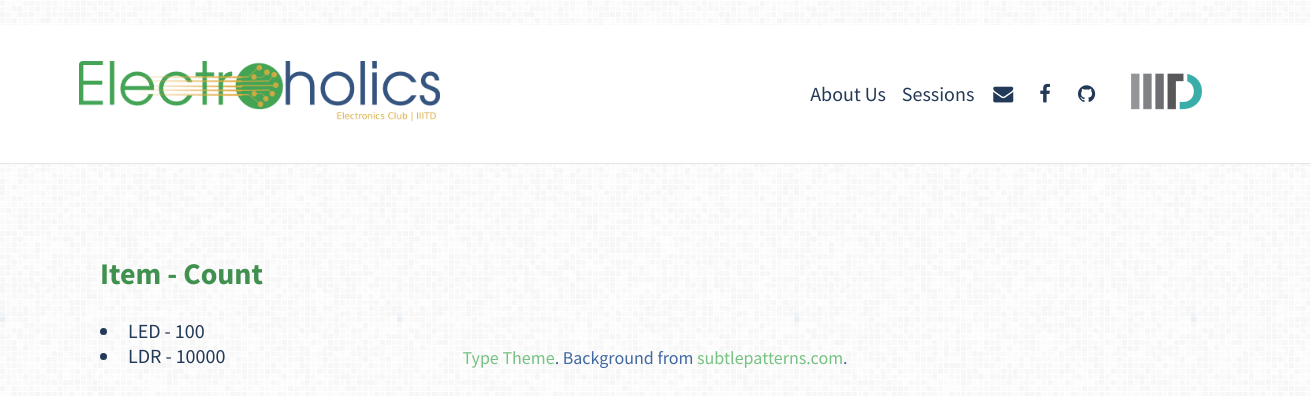
Page /inventory on the committed database.
### inventory/models.py (models this page shows, shortened)
class Entry(models.Model):
    item = models.TextField()
    count = models.IntegerField()

### inventory/views.py (the view)
# urls.py: path('' , TableView.as_view() , name="table"),
class TableView(ListView):
    template_name = 'table.html'
    def get_queryset(self):
        return Entry.objects.all()

### templates/table.html (shortened to what this page needs)
{% extends 'base.html' %}
{% block content %}
<!DOCTYPE html>
<html lang="en" dir="ltr">
<head>
</head>
<body>
  <div id = "table">
    <h2>Item   - Count</h2>
    {% for obj in object_list %}
    <li>{{ obj.item  }}  -
      {{ obj.count }}
    </li>
    {% endfor %}
  </div>
</body>
</html>
{% endblock content %}

### electro_project/static/css/base/_global.css (style rules this page uses)
* { margin: 0; padding: 0; box-sizing: border-box; }
html { background: #fff url('/static/img/backgrounds/grey.png') repeat; }
body { color: #233958; font-family: 'Source Sans Pro', Helvetica, Arial, sans-serif; font-size: 1.25em; word-wrap: break-word; }
h1, h2, h3, h4, h5, h6 { font-family: 'Source Sans Pro', Helvetica, Arial, sans-serif; line-height: 1.3; margin: 0.67em 0; color: #40914f; }
h2 { font-size: 2em; }

### templates/table.html (style rules this page uses)
#table { position: relative; left: 100px; top: 90px; }
h2 { display: block; font-size: 1.5em; font-weight: bold; margin-block-start: .83em; margin-block-end: .83em; }

### rows in the picture
Entry: item "LED", count "100"
Entry: item "LDR", count "10000"
